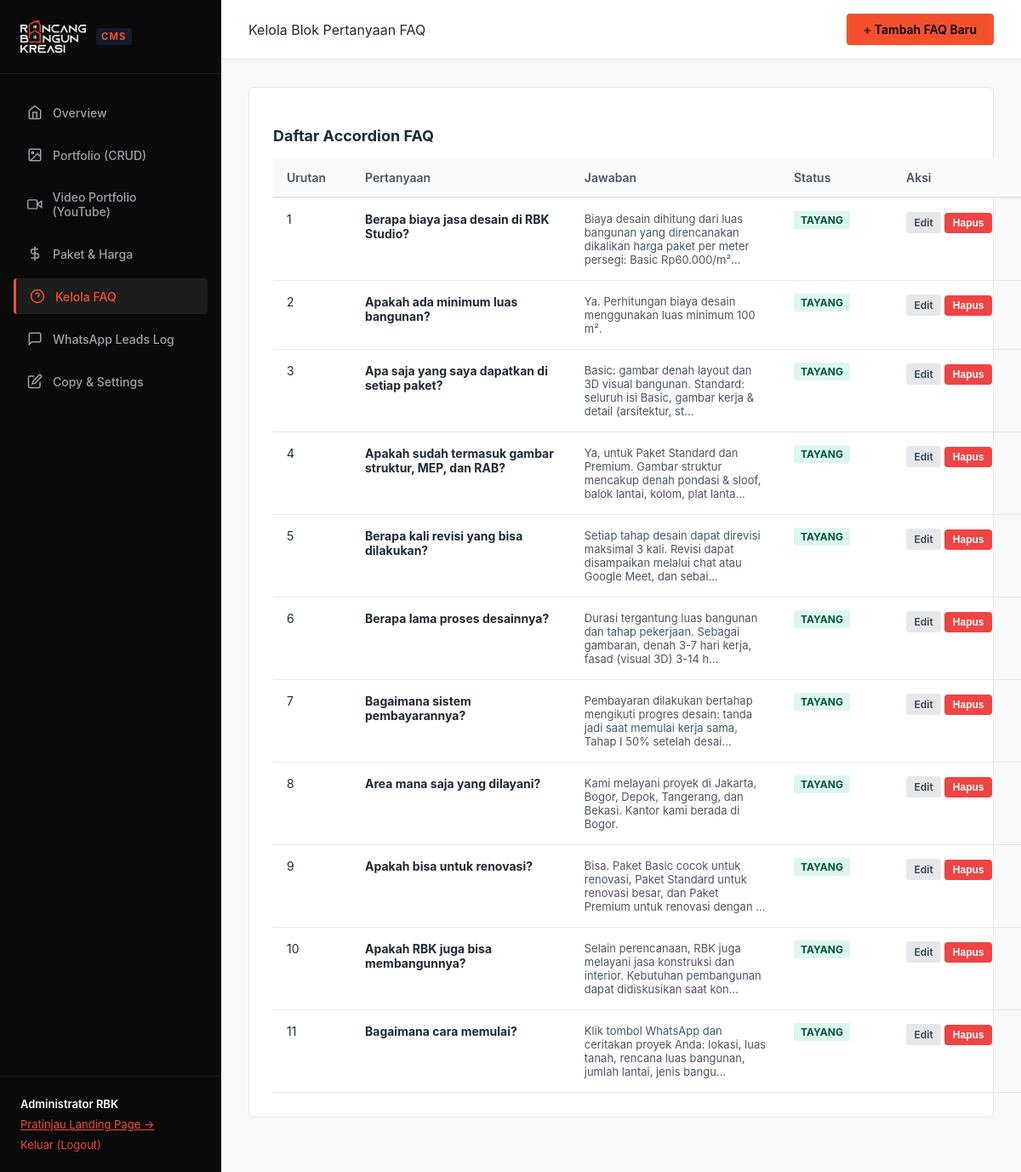
/admin/faq.php (signed in), run on the app's committed database.
### tables this page shows
CREATE TABLE faqs (
        id INTEGER PRIMARY KEY AUTOINCREMENT,
        question TEXT NOT NULL,
        answer TEXT NOT NULL,
        sort_order INTEGER DEFAULT 0,
        is_active INTEGER DEFAULT 1,
        created_at DATETIME DEFAULT CURRENT_TIMESTAMP
    );

### config/auth.php (called while the page is built, shortened)
<?php
function e($string) {
    return htmlspecialchars($string ?? '', ENT_QUOTES, 'UTF-8');
}

### admin/faq.php (the view, shortened to what this page needs)
<?php
require_once __DIR__ . '/../config/auth.php';
$db = getDB();
$faqs = $db->query("SELECT * FROM faqs ORDER BY sort_order ASC, id ASC")->fetchAll();
?>
<!DOCTYPE html>
<html lang="id">
<head>
  <link rel="stylesheet" href="/assets/css/admin.css">
</head>
<body class="admin-body">
  <?php include __DIR__ . '/sidebar.php'; ?>
  <div class="admin-main">
    <div class="admin-topbar">
      <div>Kelola Blok Pertanyaan FAQ</div>
      <a href="/admin/faq.php?action=create" class="btn-admin btn-admin-primary">+ Tambah FAQ Baru</a>
    </div>
    <div class="admin-content">
      <div class="card">
        <h3 style="font-size: 1.125rem; font-weight: 700; margin-bottom: 1rem;">Daftar Accordion FAQ</h3>
        <table class="admin-table">
          <thead>
            <tr>
              <th style="width: 60px;">Urutan</th>
              <th>Pertanyaan</th>
              <th>Jawaban</th>
              <th style="width: 100px;">Status</th>
              <th style="width: 140px;">Aksi</th>
            </tr>
          </thead>
          <tbody>
            <?php foreach ($faqs as $f): ?>
              <tr>
                <td><?= $f['sort_order']; ?></td>
                <td><strong><?= e($f['question']); ?></strong></td>
                <td style="font-size: 0.8125rem; color: #4B5563; max-width: 400px;"><?= e(mb_strimwidth($f['answer'], 0, 120, "...")); ?></td>
                <td>
                  <span style="padding: 0.2rem 0.5rem; border-radius: 2px; font-size: 0.75rem; font-weight: 700; background: <?= $f['is_active'] ? '#DEF7EC' : '#FDE8E8'; ?>; color: <?= $f['is_active'] ? '#03543F' : '#9B1C1C'; ?>;">
                    <?= $f['is_active'] ? 'TAYANG' : 'DRAFT'; ?>
                  </span>
                </td>
                <td>
                  <a href="/admin/faq.php?action=edit&id=<?= $f['id']; ?>" class="btn-admin btn-admin-secondary" style="padding: 0.3rem 0.6rem; font-size: 0.75rem;">Edit</a>
                  <form method="POST" style="display: inline;" onsubmit="return confirm('Apakah Anda yakin ingin menghapus FAQ ini?');">
                    <button type="submit" class="btn-admin btn-admin-danger" style="padding: 0.3rem 0.6rem; font-size: 0.75rem;">Hapus</button>
                  </form>
                </td>
              </tr>
            <?php endforeach; ?>
          </tbody>
        </table>
      </div>
    </div>
  </div>
</body>
</html>

### assets/css/admin.css (style rules this page uses)
:root { --admin-sidebar-bg: #0A0A0A; --admin-content-bg: #F8F9FA; --admin-card-bg: #FFFFFF; --admin-border: #E5E7EB; --admin-text: #1F2937; --admin-muted: #6B7280; --admin-primary: #F5502D; --admin-primary-hover: #D83C1A; }
body.admin-body { font-family: 'Plus Jakarta Sans', -apple-system, sans-serif; background-color: var(--admin-content-bg); color: var(--admin-text); margin: 0; display: flex; min-height: 100vh; }
.admin-main { flex-grow: 1; display: flex; flex-direction: column; min-width: 0; overflow-x: hidden; }
.admin-topbar { background: #FFFFFF; padding: 1rem 2rem; border-bottom: 1px solid var(--admin-border); display: flex; align-items: center; justify-content: space-between; }
.admin-content { padding: 2rem; flex-grow: 1; }
.card { background: var(--admin-card-bg); border: 1px solid var(--admin-border); border-radius: 6px; padding: 1.75rem; margin-bottom: 2rem; }
.btn-admin { padding: 0.625rem 1.25rem; font-size: 0.875rem; font-weight: 600; border-radius: 4px; border: none; cursor: pointer; display: inline-flex; align-items: center; gap: 0.5rem; text-decoration: none; }
.btn-admin-primary { background: var(--admin-primary); color: #000; }
.btn-admin-danger { background: #EF4444; color: #FFF; }
.btn-admin-secondary { background: #E5E7EB; color: #374151; }
.admin-table { width: 100%; border-collapse: collapse; font-size: 0.875rem; min-width: 900px; }
.admin-table th { background: #F9FAFB; font-weight: 600; color: #4B5563; padding: 0.875rem 1rem; text-align: left; border-bottom: 2px solid var(--admin-border); white-space: nowrap; }
.admin-table td { padding: 1rem; text-align: left; border-bottom: 1px solid var(--admin-border); vertical-align: top; }

### data on the page
faqs: sort_order "1", question "Berapa biaya jasa desain di RBK Studio?", answer "Biaya desain dihitung dari luas bangunan yang direncanakan dikalikan harga paket per meter persegi: Basic Rp60.000/m²...", is_active "TAYANG"
faqs: sort_order "2", question "Apakah ada minimum luas bangunan?", answer "Ya. Perhitungan biaya desain menggunakan luas minimum 100 m².", is_active "TAYANG"
faqs: sort_order "3", question "Apa saja yang saya dapatkan di setiap paket?", answer "Basic: gambar denah layout dan 3D visual bangunan. Standard: seluruh isi Basic, gambar kerja & detail (arsitektur, st...", is_active "TAYANG"
faqs: sort_order "4", question "Apakah sudah termasuk gambar struktur, MEP, dan RAB?", answer "Ya, untuk Paket Standard dan Premium. Gambar struktur mencakup denah pondasi & sloof, balok lantai, kolom, plat lanta...", is_active "TAYANG"
faqs: sort_order "5", question "Berapa kali revisi yang bisa dilakukan?", answer "Setiap tahap desain dapat direvisi maksimal 3 kali. Revisi dapat disampaikan melalui chat atau Google Meet, dan sebai...", is_active "TAYANG"
faqs: sort_order "6", question "Berapa lama proses desainnya?", answer "Durasi tergantung luas bangunan dan tahap pekerjaan. Sebagai gambaran, denah 3-7 hari kerja, fasad (visual 3D) 3-14 h...", is_active "TAYANG"
faqs: sort_order "7", question "Bagaimana sistem pembayarannya?", answer "Pembayaran dilakukan bertahap mengikuti progres desain: tanda jadi saat memulai kerja sama, Tahap I 50% setelah desai...", is_active "TAYANG"
faqs: sort_order "8", question "Area mana saja yang dilayani?", answer "Kami melayani proyek di Jakarta, Bogor, Depok, Tangerang, dan Bekasi. Kantor kami berada di Bogor.", is_active "TAYANG"
faqs: sort_order "9", question "Apakah bisa untuk renovasi?", answer "Bisa. Paket Basic cocok untuk renovasi, Paket Standard untuk renovasi besar, dan Paket Premium untuk renovasi dengan ...", is_active "TAYANG"
faqs: sort_order "10", question "Apakah RBK juga bisa membangunnya?", answer "Selain perencanaan, RBK juga melayani jasa konstruksi dan interior. Kebutuhan pembangunan dapat didiskusikan saat kon...", is_active "TAYANG"
faqs: sort_order "11", question "Bagaimana cara memulai?", answer "Klik tombol WhatsApp dan ceritakan proyek Anda: lokasi, luas tanah, rencana luas bangunan, jumlah lantai, jenis bangu...", is_active "TAYANG"

### other printed values
$_SESSION['admin_user']['name'] "Administrator RBK"
